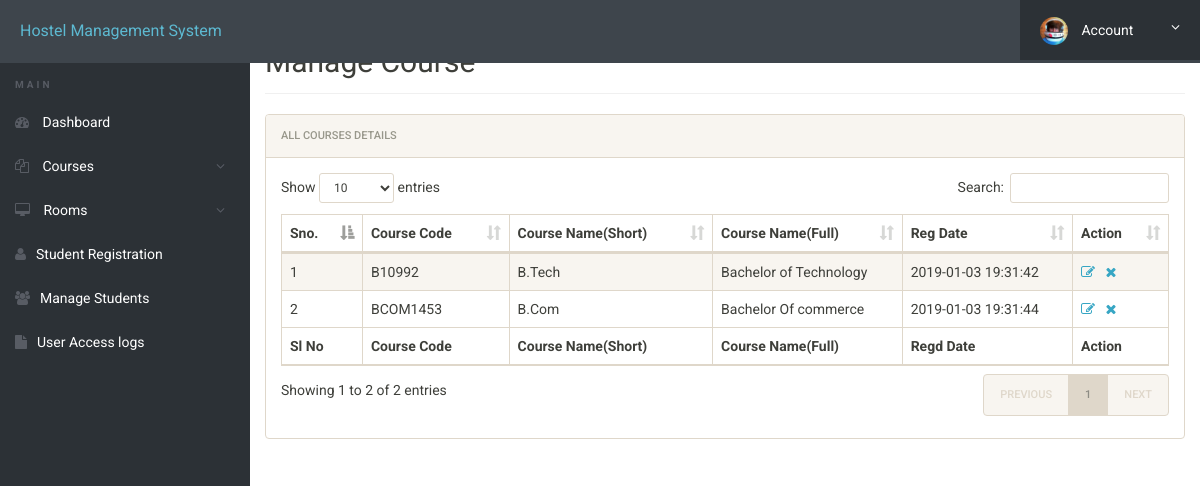
Screenshot of /admin/manage-courses.php (signed in) with the database file from the repository.
### tables this page shows
CREATE TABLE `courses` (
  `id` int(11) NOT NULL,
  `course_code` varchar(255) NOT NULL,
  `course_sn` varchar(255) NOT NULL,
  `course_fn` varchar(255) NOT NULL,
  `posting_date` timestamp NOT NULL DEFAULT CURRENT_TIMESTAMP
);

### admin/manage-courses.php (the view, shortened to what this page needs)
<?php
include('includes/config.php');
?>
<!doctype html>
<html lang="en" class="no-js">
<head>
	<link rel="stylesheet" href="css/font-awesome.min.css">
	<link rel="stylesheet" href="css/bootstrap.min.css">
	<link rel="stylesheet" href="css/dataTables.bootstrap.min.css">
	<link rel="stylesheet" href="css/bootstrap-social.css">
	<link rel="stylesheet" href="css/bootstrap-select.css">
	<link rel="stylesheet" href="css/fileinput.min.css">
	<link rel="stylesheet" href="css/awesome-bootstrap-checkbox.css">
	<link rel="stylesheet" href="css/style.css">
</head>
<body>
	<?php include('includes/header.php');?>
	<div class="ts-main-content">
			<?php include('includes/sidebar.php');?>
		<div class="content-wrapper">
			<div class="container-fluid">
				<div class="row">
					<div class="col-md-12">
						<h2 class="page-title">Manage Course</h2>
						<div class="panel panel-default">
							<div class="panel-heading">All Courses Details</div>
							<div class="panel-body">
								<table id="zctb" class="display table table-striped table-bordered table-hover" cellspacing="0" width="100%">
									<thead>
										<tr>
											<th>Sno.</th>
											<th>Course Code</th>
											<th>Course Name(Short)</th>
											<th>Course Name(Full)</th>
											<th>Reg Date </th>
											<th>Action</th>
										</tr>
									</thead>
									<tfoot>
										<tr>
											<th>Sl No</th>
											<th>Course Code</th>
											<th>Course Name(Short)</th>
											<th>Course Name(Full)</th>
											<th>Regd Date</th>
											<th>Action</th>										</tr>
									</tfoot>
									<tbody>
<?php
$ret="select * from courses";
$stmt= $mysqli->prepare($ret) ;
$stmt->execute() ;
$res=$stmt->get_result();
$cnt=1;
while($row=$res->fetch_object())
	  {
	  	?>
<tr><td><?php echo $cnt;;?></td>
<td><?php echo $row->course_code;?></td>
<td><?php echo $row->course_sn;?></td>
<td><?php echo $row->course_fn;?></td>
<td><?php echo $row->posting_date;?></td>
<td><a href="edit-course.php?id=<?php echo $row->id;?>"><i class="fa fa-edit"></i></a>&nbsp;&nbsp;
<a href="manage-courses.php?del=<?php echo $row->id;?>" onclick="return confirm("Do you want to delete");"><i class="fa fa-close"></i></a></td>
										</tr>
									<?php
$cnt=$cnt+1;
									 } ?>
									</tbody>
								</table>
							</div>
						</div>
					</div>
				</div>
			</div>
		</div>
	</div>
</body>
</html>

### admin/css/style.css (style rules this page uses)
html { font-size: 14px; }
@media only screen and (min-width: 480px) { html { font-size: 17px; } }
@media only screen and (min-width: 768px) { html { font-size: 14px; } }
body { font-size: 1em; }
a { color: #37a6c4; }
.panel { overflow: hidden; }
.page-title { padding-bottom: 15px; margin-bottom: 20px; border-bottom: 1px solid #f0f0f0; }
.ts-main-content .content-wrapper { padding-top: 15px; margin-top: 10px; }
@media only screen and (min-width: 992px) { .ts-main-content .content-wrapper { margin-left: 250px; } }

### rows the page displays
courses: course_code "B10992", course_sn "B.Tech", course_fn "Bachelor of Technology", posting_date "2019-01-03 19:31:42"
courses: course_code "BCOM1453", course_sn "B.Com", course_fn "Bachelor Of commerce", posting_date "2019-01-03 19:31:44"
